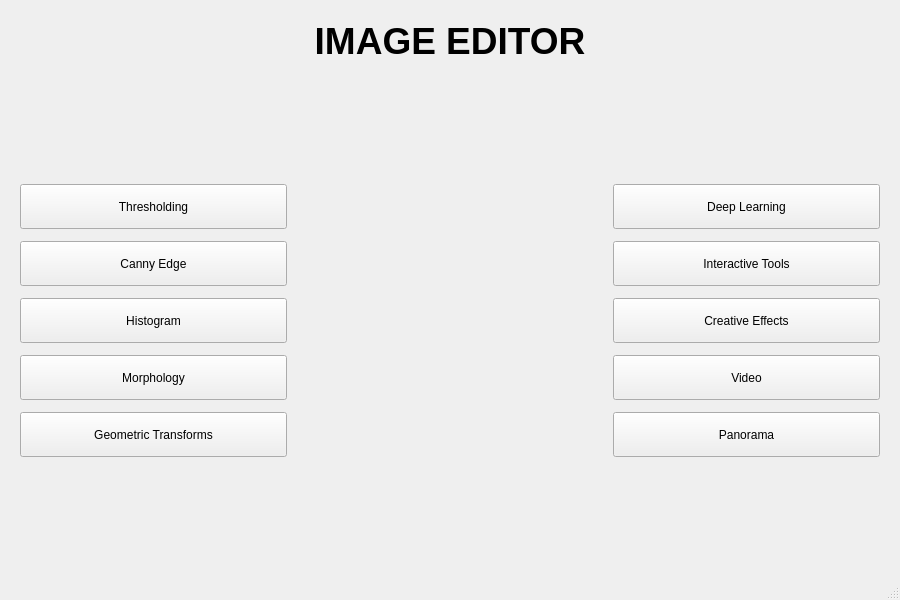
<?xml version="1.0" encoding="UTF-8"?>
<ui version="4.0">
	<class>StartInterface</class>
	<widget class="QMainWindow" name="StartInterface">
		<property name="geometry">
			<rect>
				<x>0</x>
				<y>0</y>
				<width>900</width>
				<height>600</height>
			</rect>
		</property>
		<property name="windowTitle">
			<string>Image Editor</string>
		</property>
		<widget class="QWidget" name="centralwidget">
			<layout class="QVBoxLayout" name="mainLayout">
				<property name="leftMargin">
					<number>20</number>
				</property>
				<property name="topMargin">
					<number>20</number>
				</property>
				<property name="rightMargin">
					<number>20</number>
				</property>
				<property name="bottomMargin">
					<number>20</number>
				</property>
				<property name="spacing">
					<number>20</number>
				</property>
				<item>
					<widget class="QLabel" name="title">
						<property name="text">
							<string>IMAGE EDITOR</string>
						</property>
						<property name="alignment">
							<set>Qt::AlignCenter</set>
						</property>
						<property name="font">
							<font>
								<pointsize>28</pointsize>
								<bold>true</bold>
							</font>
						</property>
					</widget>
				</item>
				<item>
					<layout class="QHBoxLayout" name="contentLayout">
						<property name="spacing">
							<number>30</number>
						</property>
						<item>
							<layout class="QVBoxLayout" name="leftLayout">
								<property name="spacing">
									<number>12</number>
								</property>
								<item>
									<spacer>
										<property name="orientation">
											<enum>Qt::Vertical</enum>
										</property>
										<property name="sizeHint" stdset="0">
											<size>
												<width>20</width>
												<height>40</height>
											</size>
										</property>
									</spacer>
								</item>
								<item>
									<widget class="QPushButton" name="ThresholdingButton">
										<property name="text">
											<string>Thresholding</string>
										</property>
										<property name="minimumSize">
											<size>
												<width>160</width>
												<height>45</height>
											</size>
										</property>
									</widget>
								</item>
								<item>
									<widget class="QPushButton" name="CannyEdgeButton">
										<property name="text">
											<string>Canny Edge</string>
										</property>
										<property name="minimumSize">
											<size>
												<width>160</width>
												<height>45</height>
											</size>
										</property>
									</widget>
								</item>
								<item>
									<widget class="QPushButton" name="HistogramButton">
										<property name="text">
											<string>Histogram</string>
										</property>
										<property name="minimumSize">
											<size>
												<width>160</width>
												<height>45</height>
											</size>
										</property>
									</widget>
								</item>
								<item>
									<widget class="QPushButton" name="MorphologyButton">
										<property name="text">
											<string>Morphology</string>
										</property>
										<property name="minimumSize">
											<size>
												<width>160</width>
												<height>45</height>
											</size>
										</property>
									</widget>
								</item>
								<item>
									<widget class="QPushButton" name="GeometricTransfButton">
										<property name="text">
											<string>Geometric Transforms</string>
										</property>
										<property name="minimumSize">
											<size>
												<width>160</width>
												<height>45</height>
											</size>
										</property>
									</widget>
								</item>
								<item>
									<spacer>
										<property name="orientation">
											<enum>Qt::Vertical</enum>
										</property>
										<property name="sizeHint" stdset="0">
											<size>
												<width>20</width>
												<height>40</height>
											</size>
										</property>
									</spacer>
								</item>
							</layout>
						</item>
						<item>
							<layout class="QVBoxLayout" name="centerLayout">
								<item>
									<spacer>
										<property name="orientation">
											<enum>Qt::Vertical</enum>
										</property>
										<property name="sizeHint" stdset="0">
											<size>
												<width>20</width>
												<height>20</height>
											</size>
										</property>
									</spacer>
								</item>
								<item>
									<widget class="QLabel" name="logo">
										<property name="minimumSize">
											<size>
												<width>260</width>
												<height>260</height>
											</size>
										</property>
										<property name="maximumSize">
											<size>
												<width>300</width>
												<height>300</height>
											</size>
										</property>
										<property name="text">
											<string/>
										</property>
										<property name="pixmap">
											<pixmap>glimpse_editor_logo_icon_170086.png</pixmap>
										</property>
										<property name="scaledContents">
											<bool>true</bool>
										</property>
										<property name="alignment">
											<set>Qt::AlignCenter</set>
										</property>
									</widget>
								</item>
								<item>
									<spacer>
										<property name="orientation">
											<enum>Qt::Vertical</enum>
										</property>
										<property name="sizeHint" stdset="0">
											<size>
												<width>20</width>
												<height>20</height>
											</size>
										</property>
									</spacer>
								</item>
							</layout>
						</item>
						<item>
							<layout class="QVBoxLayout" name="rightLayout">
								<property name="spacing">
									<number>12</number>
								</property>
								<item>
									<spacer>
										<property name="orientation">
											<enum>Qt::Vertical</enum>
										</property>
										<property name="sizeHint" stdset="0">
											<size>
												<width>20</width>
												<height>40</height>
											</size>
										</property>
									</spacer>
								</item>
								<item>
									<widget class="QPushButton" name="DeepButton">
										<property name="text">
											<string>Deep Learning</string>
										</property>
										<property name="minimumSize">
											<size>
												<width>160</width>
												<height>45</height>
											</size>
										</property>
									</widget>
								</item>
								<item>
									<widget class="QPushButton" name="InteractiveButton">
										<property name="text">
											<string>Interactive Tools</string>
										</property>
										<property name="minimumSize">
											<size>
												<width>160</width>
												<height>45</height>
											</size>
										</property>
									</widget>
								</item>
								<item>
									<widget class="QPushButton" name="CreativeEffectButton">
										<property name="text">
											<string>Creative Effects</string>
										</property>
										<property name="minimumSize">
											<size>
												<width>160</width>
												<height>45</height>
											</size>
										</property>
									</widget>
								</item>
								<item>
									<widget class="QPushButton" name="VideoButton">
										<property name="text">
											<string>Video</string>
										</property>
										<property name="minimumSize">
											<size>
												<width>160</width>
												<height>45</height>
											</size>
										</property>
									</widget>
								</item>
								<item>
									<widget class="QPushButton" name="PanoramaButton">
										<property name="text">
											<string>Panorama</string>
										</property>
										<property name="minimumSize">
											<size>
												<width>160</width>
												<height>45</height>
											</size>
										</property>
									</widget>
								</item>
								<item>
									<spacer>
										<property name="orientation">
											<enum>Qt::Vertical</enum>
										</property>
										<property name="sizeHint" stdset="0">
											<size>
												<width>20</width>
												<height>40</height>
											</size>
										</property>
									</spacer>
								</item>
							</layout>
						</item>
					</layout>
				</item>
			</layout>
		</widget>
		<widget class="QMenuBar" name="menubar">
			<property name="geometry">
				<rect>
					<x>0</x>
					<y>0</y>
					<width>900</width>
					<height>21</height>
				</rect>
			</property>
		</widget>
		<widget class="QStatusBar" name="statusbar"/>
	</widget>
	<resources/>
	<connections/>
</ui>
